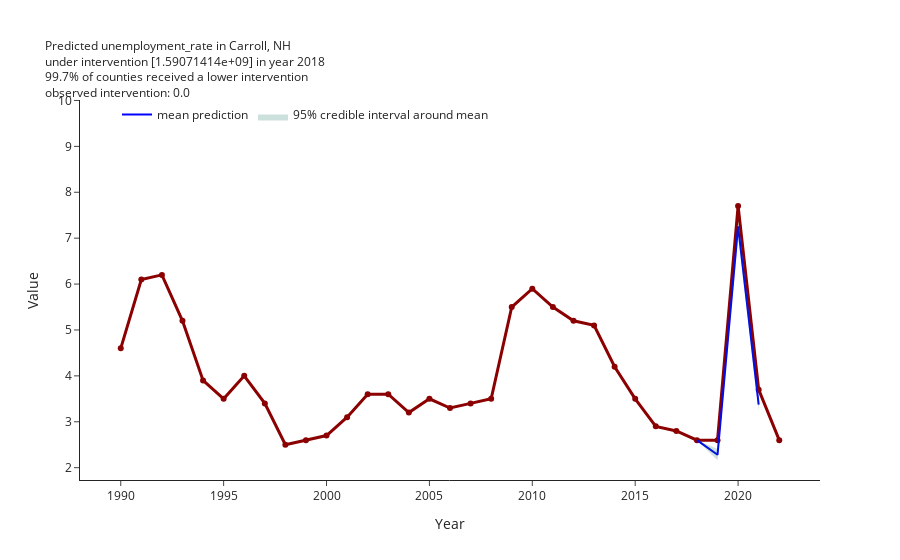

Notebook code for this chart:
### Code cell
# notice now that reverting to the original scale you get not only 
# the original values, 
# but also the shapes might differ
# and you need to pay attention to how realistic the interventions are
# which for now is mirrored in the plot title 
# informing you about the percentiles

# the general lesson is that most interventions we are considering
# do not make huge changes to the outcome
# which is disappointing but realistic

display(ci.predictions_original)

ci.plot_predictions(scaling = "original")

### Figure 1 — Plotly figure (JSON) as saved in the notebook; plotly's stock layout.template omitted (floating-point values rounded to 4 significant figures)
{"data": [{"line": {"color": "darkred", "width": 3}, "mode": "lines+markers", "name": "Carroll County, NH", "showlegend": false, "text": "Carroll County, NH", "textposition": "top right", "type": "scatter", "x": [1990, 1991, 1992, 1993, 1994, 1995, 1996, 1997, 1998, 1999, 2000, 2001, 2002, 2003, 2004, 2005, 2006, 2007, 2008, 2009, 2010, 2011, 2012, 2013, 2014, 2015, 2016, 2017, 2018, 2019, 2020, 2021, 2022], "y": [4.6, 6.1, 6.2, 5.2, 3.9, 3.5, 4, 3.4, 2.5, 2.6, 2.7, 3.1, 3.6, 3.6, 3.2, 3.5, 3.3, 3.4, 3.5, 5.5, 5.9, 5.5, 5.2, 5.1, 4.2, 3.5, 2.9, 2.8, 2.6, 2.6, 7.7, 3.7, 2.6]}, {"line": {"color": "blue", "width": 2}, "mode": "lines", "name": "mean prediction", "text": [2.6, 2.28, 7.257, 3.373], "type": "scatter", "x": ["2018", "2019", "2020", "2021"], "y": [2.6, 2.28, 7.257, 3.373]}, {"fill": "toself", "fillcolor": "rgba(0,100,80,0.2)", "line": {"color": "rgba(255,255,255,0)"}, "name": "95% credible interval around mean", "type": "scatter", "x": ["2018", "2019", "2020", "2021", "2021", "2020", "2019", "2018"], "y": [2.6, 2.406, 7.461, 3.519, 3.224, 7.052, 2.164, 2.6]}], "layout": {"legend": {"orientation": "h", "traceorder": "normal", "x": 0.05, "y": 1}, "title": {"font": {"size": 12}, "text": "Predicted unemployment_rate in Carroll, NH<br>under intervention [1.59071414e+09] in year 2018<br>99.7% of counties received a lower intervention <br>observed intervention: 0.0"}, "xaxis": {"title": {"text": "Year"}}, "yaxis": {"range": [1.732, 10.01], "title": {"text": "Value"}}}}
